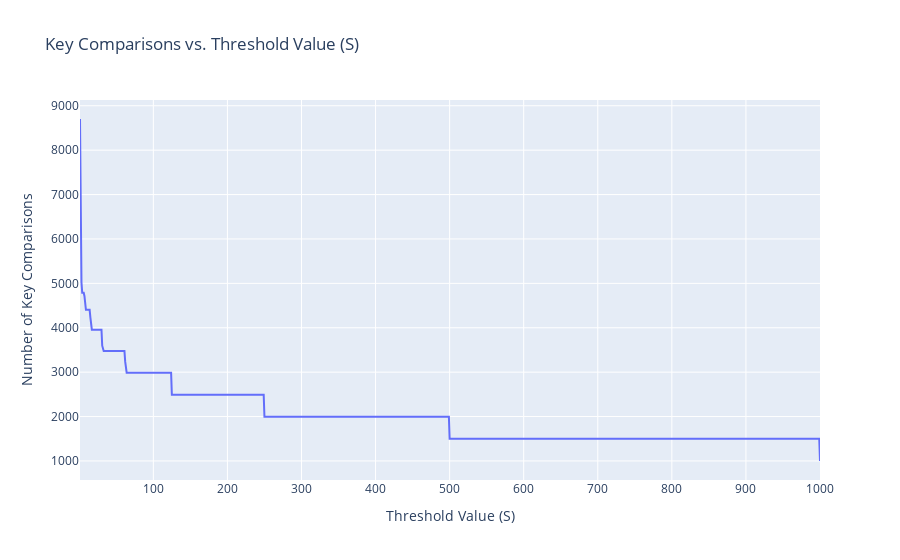

The notebook cell saved with this chart:
### Code cell
# Create a list of S values from 1 to 500
s_values = list(range(1, 1001))

# Create a dataframe for the plot
import pandas as pd
df = pd.DataFrame({
    'S': s_values,
    'Key Comparisons': keyComps
})
# Plotting using plotly.express
fig = px.line(df, x='S', y='Key Comparisons', title='Key Comparisons vs. Threshold Value (S)',
              labels={'S': 'Threshold Value (S)', 'Key Comparisons': 'Number of Key Comparisons'})
fig.show()

### Figure 1 — Plotly figure (JSON) as saved in the notebook; plotly's stock layout.template omitted (floating-point values rounded to 4 significant figures; data arrays with more than 128 entries replaced by an {"elided": "..."} marker saying what was removed)
{"data": [{"hovertemplate": "Threshold Value (S)=%{x}<br>Number of Key Comparisons=%{y}<extra></extra>", "legendgroup": "", "line": {"color": "#636efa", "dash": "solid"}, "marker": {"symbol": "circle"}, "mode": "lines", "name": "", "orientation": "v", "showlegend": false, "type": "scatter", "x": {"elided": "1000 int values"}, "xaxis": "x", "y": {"elided": "1000 int values"}, "yaxis": "y"}], "layout": {"autosize": true, "legend": {"tracegroupgap": 0}, "title": {"text": "Key Comparisons vs. Threshold Value (S)"}, "xaxis": {"anchor": "y", "autorange": true, "domain": [0, 1], "range": [1, 1000], "title": {"text": "Threshold Value (S)"}, "type": "linear"}, "yaxis": {"anchor": "x", "autorange": true, "domain": [0, 1], "range": [571.1, 9130.0], "title": {"text": "Number of Key Comparisons"}, "type": "linear"}}}
